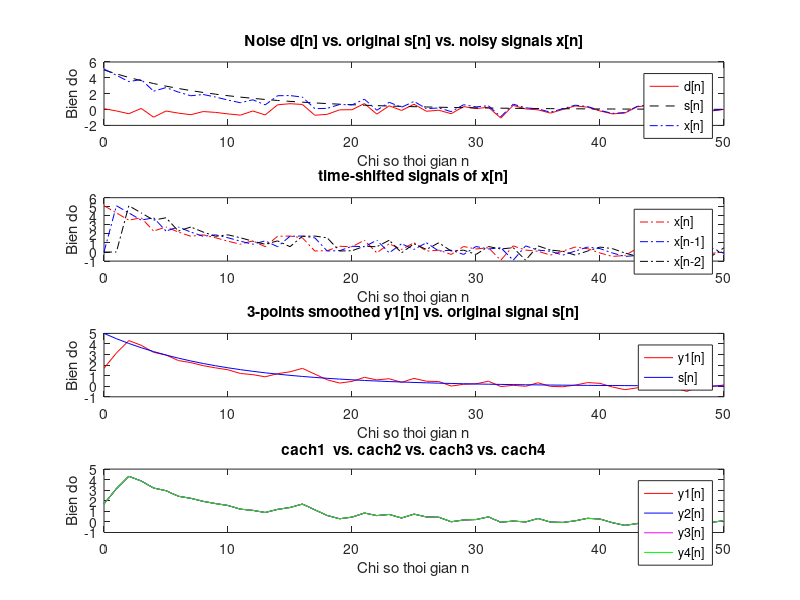

This figure's MATLAB source:
% chuong trinh lam tron 1 tin hieu de khu nhieu 
% dung bo loc lay trung binh cong 3 diem (3-points moving-averaging filter)
% co PTSP: y[n] = 1/3(x[n]+x[n-1]+x[n-2])

clf;                            % clear figures
L = 51;                         % do dai tin hieu
n = 0:L-1;                      % bien thoi gian roi rac
d = 0.5*randn(1,L);             % sinh tin hieu Gausian noise d[n] (0.5 la bien do nhieu)
s = 5 * 0.9.^n;                 % sinh tin hieu goc s[n] = 2n(0.9)^n
x = s + d;                      % tin hieu co nhieu x[n]=s[n]+d[n]

% problem: co tin hieu bi nhieu x[n], di khoi phuc lai tin hieu goc s[n]
figure(1)                       % tao figure 1
%hold on
subplot(4,1,1)                  % tao luoi 3x1 plots va ve plot o vi tri #1
plot(n,d,'r-',n,s,'k--',n,x,'b-.'); % ve do thi d[n],s[n],x[n]
xlabel('Chi so thoi gian n');
ylabel('Bien do');
legend('d[n]','s[n]','x[n]');
title('Noise d[n] vs. original s[n] vs. noisy signals x[n]');

% cach 1: dich thoi gian, lam tron tin hieu theo CT y[n] = 1/3(x[n]+x[n-1]+x[n-2])
x1 = [x];                         % x1[n] = x[n]
x2 = [0, x(1:L-1)];               % x2[n] = x[n-1]
x3 = [zeros(1, 2), x(1:L-2)];     % x3[n] = x[n-2]

subplot(4,1,2)
% ve do thi x[n],x[n-1],x[n-2]
plot(n,x1,'r-.',n,x2,'b-.',n,x3,'k-.');
xlabel('Chi so thoi gian n');
ylabel('Bien do');
legend('x[n]','x[n-1]','x[n-2]');
title('time-shifted signals of x[n]');

y1 = 1/3*(x1+x2+x3);     % lay trung binh voi M=1
subplot(4,1,3)
% ve do thi y1[n] vs. s[n]
plot(n,y1(1:L),'r-',n,s(1:L),'b-');
xlabel('Chi so thoi gian n');
ylabel('Bien do');
legend('y1[n]','s[n]');
title('3-points smoothed y1[n] vs. original signal s[n]');

% cach 2: dung for
x0 = [0 0 x];
y2 = zeros(1, 51);
for i = 3:length(x0)
    y2(i-2) = (x0(i) + x0(i-1) + x0(i-2))/3;
end

% cach 3: dung ham tinh tong chap conv()
% ghep noi tiep he som 1 don vi va he lay TB cong nhan qua
h = 1/3 * ones(1,3);    % h[n] = [1/3, 1/3, 1/3]
y3 = conv(x1, h);         % y2[n] = x1[n] * h[n]

% cach 4: dung ham cai dat bo loc filter()???
windowSize = 3;
b = (1 / windowSize) * ones(1, windowSize);
a = 1;
y4 = filter(b, a, x);

% ve do thi y2[n], y3[n] vs. s[n]
subplot(4,1,4)
plot(n, y1, 'r-', n, y2(1:L), 'b-', n, y3(1:L), 'm-', n, y4(1:L), 'g-');
xlabel('Chi so thoi gian n');
ylabel('Bien do');
legend('y1[n]', 'y2[n]', 'y3[n]', 'y4[n]');
title('cach1  vs. cach2 vs. cach3 vs. cach4');
